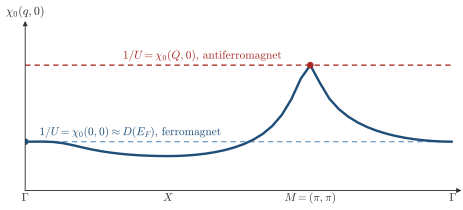

Source code (Python):
"""Session 9, Eq. (9.8) on the half-filled square lattice, the static chi_0(q) along the path Gamma-X-M-Gamma."""
import os, sys
sys.path.insert(0, os.path.join(os.path.dirname(os.path.abspath(__file__)), ".."))
import numpy as np
import matplotlib.pyplot as plt
import style

t, mu, T, nk = 1.0, 0.0, 0.1, 240
kk = 2 * np.pi * np.arange(nk) / nk
KX, KY = np.meshgrid(kk, kk, indexing='ij')
nF = lambda e: 1 / (1 + np.exp(np.clip(e / T, -60, 60)))
eps = lambda kx, ky: -2 * t * (np.cos(kx) + np.cos(ky)) - mu


def chi0(ix, iy):
    """Static Lindhard function of Eq. (9.4) for q = 2 pi (ix, iy) / nk, on the same k-mesh."""
    q = 2 * np.pi / nk
    e1 = eps(KX, KY)
    e2 = eps(KX + ix * q, KY + iy * q)
    d = e2 - e1
    small = np.abs(d) < 1e-9
    dd = np.where(small, 1.0, d)
    val = np.where(small, nF(e1) * (1 - nF(e1)) / T, (nF(e1) - nF(e2)) / dd)   # -n_F' when d -> 0
    return val.mean()


h = nk // 2
path = [(i, 0) for i in range(0, h + 1, 8)] + [(h, i) for i in range(8, h + 1, 8)] + [(h - i, h - i) for i in range(8, h + 1, 8)]
x = np.arange(len(path))
y = np.array([chi0(*p) for p in path])
nseg = len(range(0, h + 1, 8))
xt = [0, nseg - 1, 2 * (nseg - 1), 3 * (nseg - 1)]
print('chi0 at Gamma, X, M =', y[0], y[xt[1]], y[xt[2]])

fig, ax = plt.subplots(figsize=(style.WIDTH_CM * style.CM, 5.6 * style.CM))
style.arrows(ax, ylabel=r'$\chi_0(q,0)$')
ax.plot(x, y, color=style.ACCENT)
style.guide(ax, y=y[0], color=style.LIGHT, ls=(0, (4, 3)), lw=1.0)
style.guide(ax, y=y[xt[2]], color=style.BROKEN, ls=(0, (4, 3)), lw=1.0)
ax.set_ylim(0, y.max() * 1.3)
ax.set_xlim(0, x[-1])
for xx, s in zip(xt, (r'$\Gamma$', r'$X$', r'$M=(\pi,\pi)$', r'$\Gamma$')):
    style.label(ax, xx, -0.06 * y.max(), s, fontsize=8.5)
style.label(ax, 1.5, y[0] + 0.03 * y.max(), r'$1/U=\chi_0(0,0)\approx D(E_F)$, ferromagnet', color=style.ACCENT, ha='left', va='bottom', fontsize=8.5)
style.label(ax, xt[2] - 3, y[xt[2]] + 0.03 * y.max(), r'$1/U=\chi_0(Q,0)$, antiferromagnet', color=style.BROKEN, ha='right', va='bottom', fontsize=8.5)
ax.plot([xt[2]], [y[xt[2]]], 'o', color=style.BROKEN, ms=4)
ax.plot([0], [y[0]], 'o', color=style.ACCENT, ms=4)
style.save(fig, __file__)
